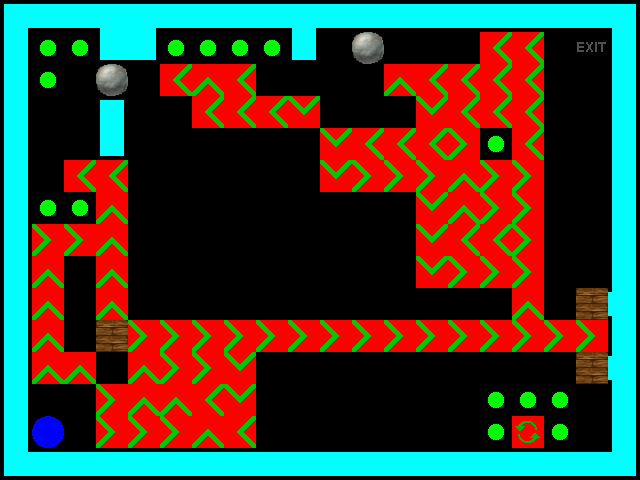

A 2D game scene composited from a Tiled map and its tileset images. What follows is a short description and the map's XML, with every tile layer's data as written:
An orthogonal 20x15 tile map with 32x32 px tiles, 4 tile layers (Layer 0, Layer 1, Layer 2, Layer 3), 5 tilesets.

<map version="1.0" orientation="orthogonal" renderorder="right-down" width="20" height="15" tilewidth="32" tileheight="32" nextobjectid="1">
 <properties>
  <property name="Description" value="Wow! That's a lot of transporters!" />
  <property name="Title" value="Level 9" />
 </properties>
 <tileset firstgid="1" name="Walls" tilewidth="32" tileheight="32">
  <image source="walls.png" width="352" height="224" />
 </tileset>
 <tileset firstgid="78" name="Layer0" tilewidth="32" tileheight="32">
  <image source="Layer0.png" width="256" height="64" />
 </tileset>
 <tileset firstgid="94" name="Layer1" tilewidth="32" tileheight="32">
  <image source="Layer1.png" width="256" height="32" />
 </tileset>
 <tileset firstgid="102" name="Layer2" tilewidth="32" tileheight="32">
  <image source="Layer2.png" width="256" height="32" />
 </tileset>
 <tileset firstgid="110" name="Layer3" tilewidth="32" tileheight="32">
  <image source="Layer3.png" width="256" height="32" />
 </tileset>
 <layer name="Layer 0" width="20" height="15">
  <data encoding="csv">
5,35,35,8,9,35,35,35,35,6,35,35,35,35,35,35,35,35,35,7,
15,0,0,23,25,0,0,0,0,26,0,0,0,0,0,88,88,0,78,15,
15,0,0,0,0,88,86,88,0,0,0,0,86,88,88,88,88,0,0,15,
15,0,0,4,0,0,88,88,88,87,0,0,0,87,88,88,88,0,0,15,
15,0,0,26,0,0,0,0,0,0,87,88,88,88,89,0,88,0,0,15,
15,0,88,88,0,0,0,0,0,0,87,89,89,89,86,89,89,0,0,15,
15,0,0,86,0,0,0,0,0,0,0,0,0,87,86,89,89,0,0,15,
15,89,89,86,0,0,0,0,0,0,0,0,0,87,88,88,89,0,0,15,
15,86,0,86,0,0,0,0,0,0,0,0,0,87,89,89,89,0,0,15,
15,86,0,86,0,0,0,0,0,0,0,0,0,0,0,0,86,0,34,18,
15,86,0,81,89,89,89,89,89,89,89,89,89,89,89,89,89,89,89,15,
15,86,86,0,86,89,89,87,0,0,0,0,0,0,0,0,0,0,34,18,
15,0,0,89,86,86,88,87,0,0,0,0,0,0,0,0,0,0,0,15,
15,0,0,89,89,89,86,88,0,0,0,0,0,0,0,0,91,0,0,15,
27,35,35,35,35,35,35,35,35,35,35,35,35,35,35,35,35,35,35,29
</data>
 </layer>
 <layer name="Layer 1" width="20" height="15">
  <data encoding="csv">
0,0,0,0,0,0,0,0,0,0,0,0,0,0,0,0,0,0,0,0,
0,0,0,0,0,0,0,0,0,0,0,0,0,0,0,0,0,0,0,0,
0,0,0,0,0,0,0,0,0,0,0,0,0,0,0,0,0,0,0,0,
0,0,0,0,0,0,0,0,0,0,0,0,0,0,0,0,0,0,0,0,
0,0,0,0,0,0,0,0,0,0,0,0,0,0,0,0,0,0,0,0,
0,0,0,0,0,0,0,0,0,0,0,0,0,0,0,0,0,0,0,0,
0,0,0,0,0,0,0,0,0,0,0,0,0,0,0,0,0,0,0,0,
0,0,0,0,0,0,0,0,0,0,0,0,0,0,0,0,0,0,0,0,
0,0,0,0,0,0,0,0,0,0,0,0,0,0,0,0,0,0,0,0,
0,0,0,0,0,0,0,0,0,0,0,0,0,0,0,0,0,0,94,0,
0,0,0,94,0,0,0,0,0,0,0,0,0,0,0,0,0,0,0,0,
0,0,0,0,0,0,0,0,0,0,0,0,0,0,0,0,0,0,94,0,
0,0,0,0,0,0,0,0,0,0,0,0,0,0,0,0,0,0,0,0,
0,0,0,0,0,0,0,0,0,0,0,0,0,0,0,0,0,0,0,0,
0,0,0,0,0,0,0,0,0,0,0,0,0,0,0,0,0,0,0,0
</data>
 </layer>
 <layer name="Layer 2" width="20" height="15">
  <data encoding="csv">
0,0,0,0,0,0,0,0,0,0,0,0,0,0,0,0,0,0,0,0,
0,0,0,0,0,0,0,0,0,0,0,102,0,0,0,0,0,0,0,0,
0,0,0,102,0,0,0,0,0,0,0,0,0,0,0,0,0,0,0,0,
0,0,0,0,0,0,0,0,0,0,0,0,0,0,0,0,0,0,0,0,
0,0,0,0,0,0,0,0,0,0,0,0,0,0,0,0,0,0,0,0,
0,0,0,0,0,0,0,0,0,0,0,0,0,0,0,0,0,0,0,0,
0,0,0,0,0,0,0,0,0,0,0,0,0,0,0,0,0,0,0,0,
0,0,0,0,0,0,0,0,0,0,0,0,0,0,0,0,0,0,0,0,
0,0,0,0,0,0,0,0,0,0,0,0,0,0,0,0,0,0,0,0,
0,0,0,0,0,0,0,0,0,0,0,0,0,0,0,0,0,0,0,0,
0,0,0,0,0,0,0,0,0,0,0,0,0,0,0,0,0,0,0,0,
0,0,0,0,0,0,0,0,0,0,0,0,0,0,0,0,0,0,0,0,
0,0,0,0,0,0,0,0,0,0,0,0,0,0,0,0,0,0,0,0,
0,0,0,0,0,0,0,0,0,0,0,0,0,0,0,0,0,0,0,0,
0,0,0,0,0,0,0,0,0,0,0,0,0,0,0,0,0,0,0,0
</data>
 </layer>
 <layer name="Layer 3" width="20" height="15">
  <data encoding="csv">
0,0,0,0,0,0,0,0,0,0,0,0,0,0,0,0,0,0,0,0,
0,111,111,0,0,111,111,111,111,0,0,0,0,0,0,0,0,0,0,0,
0,111,0,0,0,0,0,0,0,0,0,0,0,0,0,0,0,0,0,0,
0,0,0,0,0,0,0,0,0,0,0,0,0,0,0,0,0,0,0,0,
0,0,0,0,0,0,0,0,0,0,0,0,0,0,0,111,0,0,0,0,
0,0,0,0,0,0,0,0,0,0,0,0,0,0,0,0,0,0,0,0,
0,111,111,0,0,0,0,0,0,0,0,0,0,0,0,0,0,0,0,0,
0,0,0,0,0,0,0,0,0,0,0,0,0,0,0,0,0,0,0,0,
0,0,0,0,0,0,0,0,0,0,0,0,0,0,0,0,0,0,0,0,
0,0,0,0,0,0,0,0,0,0,0,0,0,0,0,0,0,0,0,0,
0,0,0,0,0,0,0,0,0,0,0,0,0,0,0,0,0,0,0,0,
0,0,0,0,0,0,0,0,0,0,0,0,0,0,0,0,0,0,0,0,
0,0,0,0,0,0,0,0,0,0,0,0,0,0,0,111,111,111,0,0,
0,110,0,0,0,0,0,0,0,0,0,0,0,0,0,111,0,111,0,0,
0,0,0,0,0,0,0,0,0,0,0,0,0,0,0,0,0,0,0,0
</data>
 </layer>
</map>
